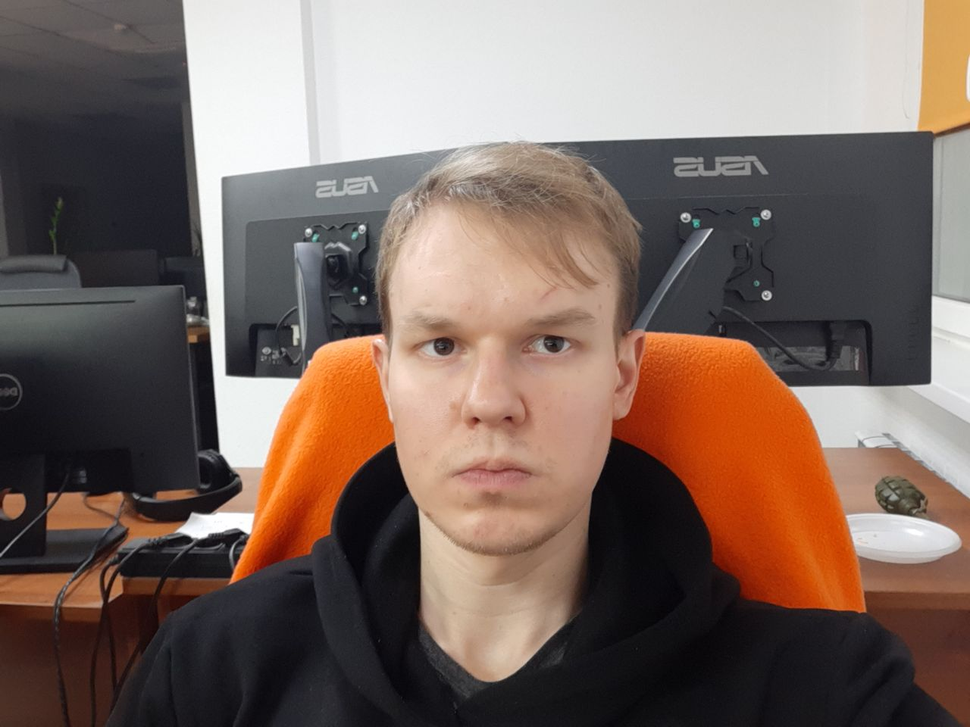
#> input picture laboratory_work_1/img/image_1.png, 970 x 727 px, shrunk from 1280 x 960 before the run, found by its file name
$ python task_2.py
#> lines starting #> are read from the running program, lines starting #| are printed output that depends on the picture
import cv2
from matplotlib import pyplot as plt
from constants.constant import Images

# 2) отобразить гистограммы всех трех цветовых каналов изображения;


def show_three_channel_hist(image):
#> called with image = './laboratory_work_1/img/image_1.png'
    image = cv2.imread(image)
#> image is the input picture: shape (727, 970, 3); mean B, G, R 96, 104.5, 123.5
    colors = ('b', 'g', 'r')

    for idx, color in enumerate(colors):
        histr = cv2.calcHist([image], [idx], None, [256], [0, 256])
        plt.plot(histr, color=color)
        plt.xlim([0, 256])
    plt.show()
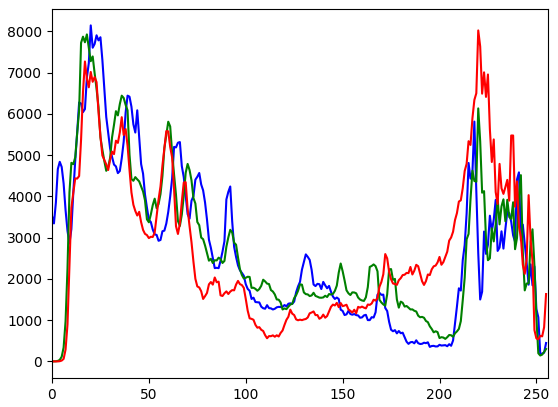
#> figure drawn by matplotlib, 1 panel; curve peaks at x = 20, y = 8145; curve peaks at x = 18, y = 7927; curve peaks at x = 220, y = 8023


if __name__ == '__main__':
    show_three_channel_hist(Images.IMAGE_1)

$ run again, with laboratory_work_1/img/image_2.png copied over laboratory_work_1/img/image_1.png
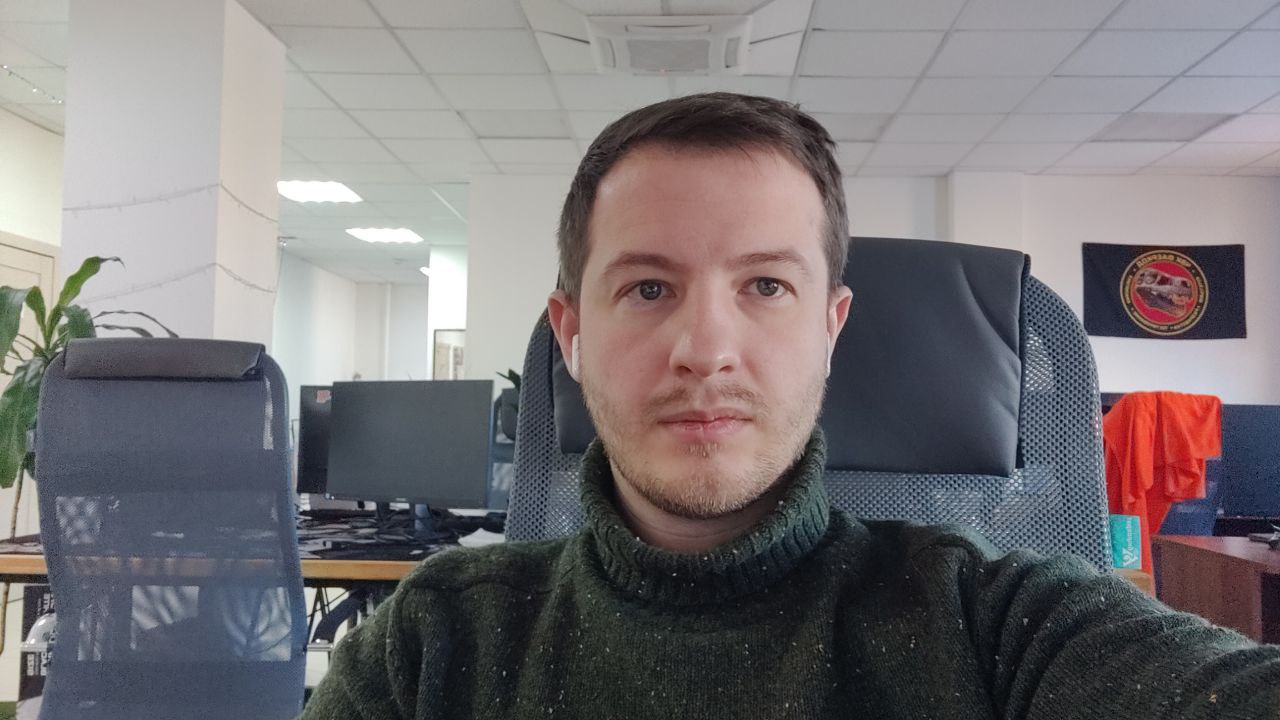
#> input picture laboratory_work_1/img/image_2.png, 1280 x 720 px, found by its file name
#> in show_three_channel_hist, image is the input picture: shape (720, 1280, 3); mean B, G, R 118.4, 115.9, 120.3
#> in show_three_channel_hist, `plt.show()`:
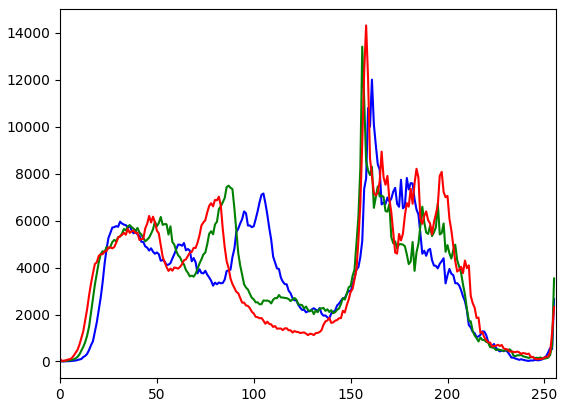
#> figure drawn by matplotlib, 1 panel; curve peaks at x = 161, y = 12010; curve peaks at x = 156, y = 13417; curve peaks at x = 158, y = 14323
